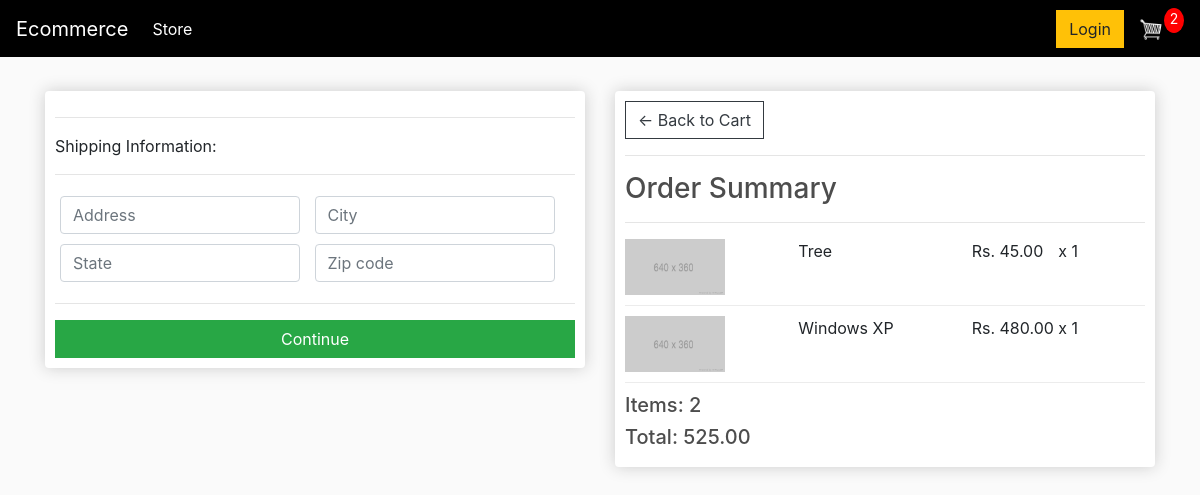
Before: /checkout (signed in) with the older database file.
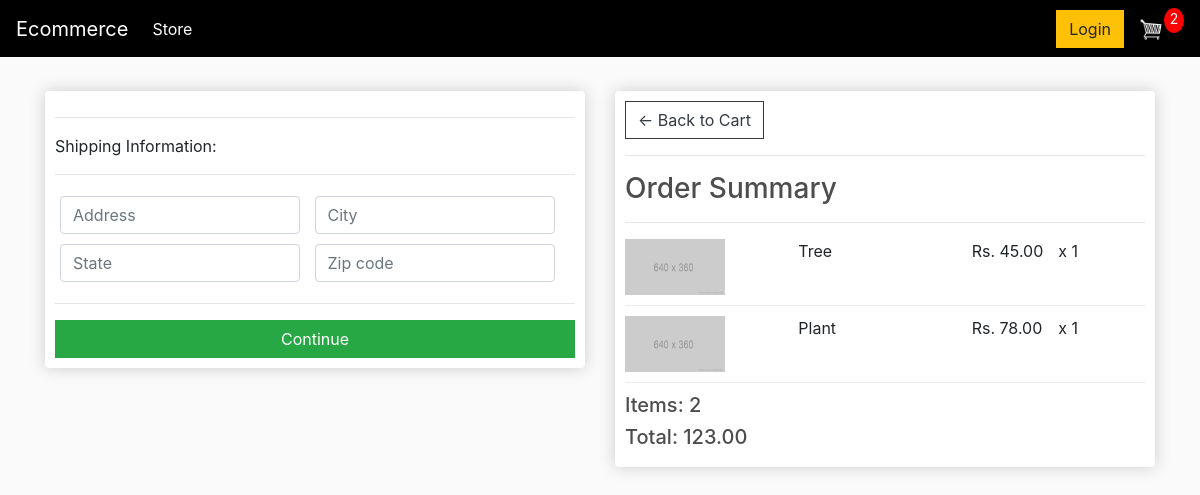
After: the same page with the newer database file.
### store/models.py (models this page shows, shortened)
class OrderItem(models.Model):
    product = models.ForeignKey(Product,on_delete=models.SET_NULL, null=True)
    order = models.ForeignKey(Order,on_delete=models.SET_NULL, null=True)
    quantity = models.IntegerField(default=0, null=True,blank=True)
    date_added = models.DateTimeField(auto_now_add=True)
    @property
    def get_total(self):
        total = self.product.price * self.quantity
        return total

class Product(models.Model):
    name = models.CharField(max_length=200)
    price = models.DecimalField(max_digits=7,decimal_places=2)
    digital = models.BooleanField(default=False,null=True, blank=True)  #To check of a product is a virtual  product or physical product.
    image = models.ImageField(null=True, blank=True)
    @property
    def imageURL(self):
        try:
            url = self.image.url
        except:
            url = ''
        return url

class Order(models.Model):
    customer = models.ForeignKey(Customer, on_delete=models.SET_NULL,null=True,blank=True)
    date_ordered = models.DateTimeField(auto_now_add=True)
    complete = models.BooleanField(default=False)
    transaction_id = models.CharField( max_length=100, null = True)
    @property
    def shipping(self):
        shipping =False
        orderitems = self.orderitem_set.all()
        for i in orderitems:
            if i.product.digital == False:
                shipping = True
        return shipping
    @property
    def get_cart_total(self):
        orderitems = self.orderitem_set.all()
        total = sum([item.get_total for item in orderitems])
        return total
    @property
    def get_cart_items(self):
        orderitems = self.orderitem_set.all()
        total = sum([item.quantity for item in orderitems])
        return total

### store/views.py (the view)
# urls.py: path("checkout", views.checkout, name="checkout"),
def checkout(request):
    if request.user.is_authenticated:
        customer = request.user.customer
        order, created = Order.objects.get_or_create(customer=customer, complete=False )
        items = order.orderitem_set.all()
        cartItems = order.get_cart_items
    else:
        items = []
        order = {'get_cart_total': 0, 'get_cart_items': 0,  "shipping": False}
        cartItems = order['get_cart_items']
    context = {'items' : items,'order' : order , 'cartItems': cartItems}
    return render(request, 'store/checkout.html', context)

### store/templates/store/checkout.html (shortened to what this page needs)
{% extends 'store/main.html' %}
{% load static %}
{% block content %}
     <div class="row">
		<div class="col-lg-6">
			<div class="box-element" id="form-wrapper">
				<form id="form">
					<div id="shipping-info">
						<hr>
						<p>Shipping Information:</p>
						<hr>
						<div class="form-field">
							<input class="form-control" type="text" name="address" placeholder="Address">
						</div>
						<div class="form-field">
							<input class="form-control" type="text" name="city" placeholder="City">
						</div>
						<div class="form-field">
							<input class="form-control" type="text" name="state" placeholder="State">
						</div>
						<div class="form-field">
							<input class="form-control" type="text" name="zipcode" placeholder="Zip code">
						</div>
					</div>
					<hr>
					<input id="form-button" class="btn btn-success btn-block" type="submit" value="Continue">
				</form>
			</div>
			<br>
		</div>
		<div class="col-lg-6">
			<div class="box-element">
				<a  class="btn btn-outline-dark" href="{% url 'cart' %}">&#x2190; Back to Cart</a>
				<hr>
				<h3>Order Summary</h3>
				<hr>
				{% for item in items %}
				<div class="cart-row">
					<div style="flex:2"><img class="row-image" src="{% static 'images/placeholder.png' %}"></div>
					<div style="flex:2"><p>{{item.product.name}}</p></div>
					<div style="flex:1"><p>Rs. {{item.product.price}}</p></div>
					<div style="flex:1"><p>x {{item.quantity}}</p></div>
				</div>
				{% endfor %}
				<h5>Items:   {{order.get_cart_items}}</h5>
				<h5>Total:   {{order.get_cart_total|floatformat:2}}</h5>
			</div>
		</div>
	</div>
{% endblock content %}

Changed rows visible on the page:
removed OrderItem: product.name "Windows XP", product.price "480.00", quantity "1"
added OrderItem: product.name "Plant", product.price "78.00", quantity "1"
computed for Order: get_cart_total "525.00" → "123.00"
